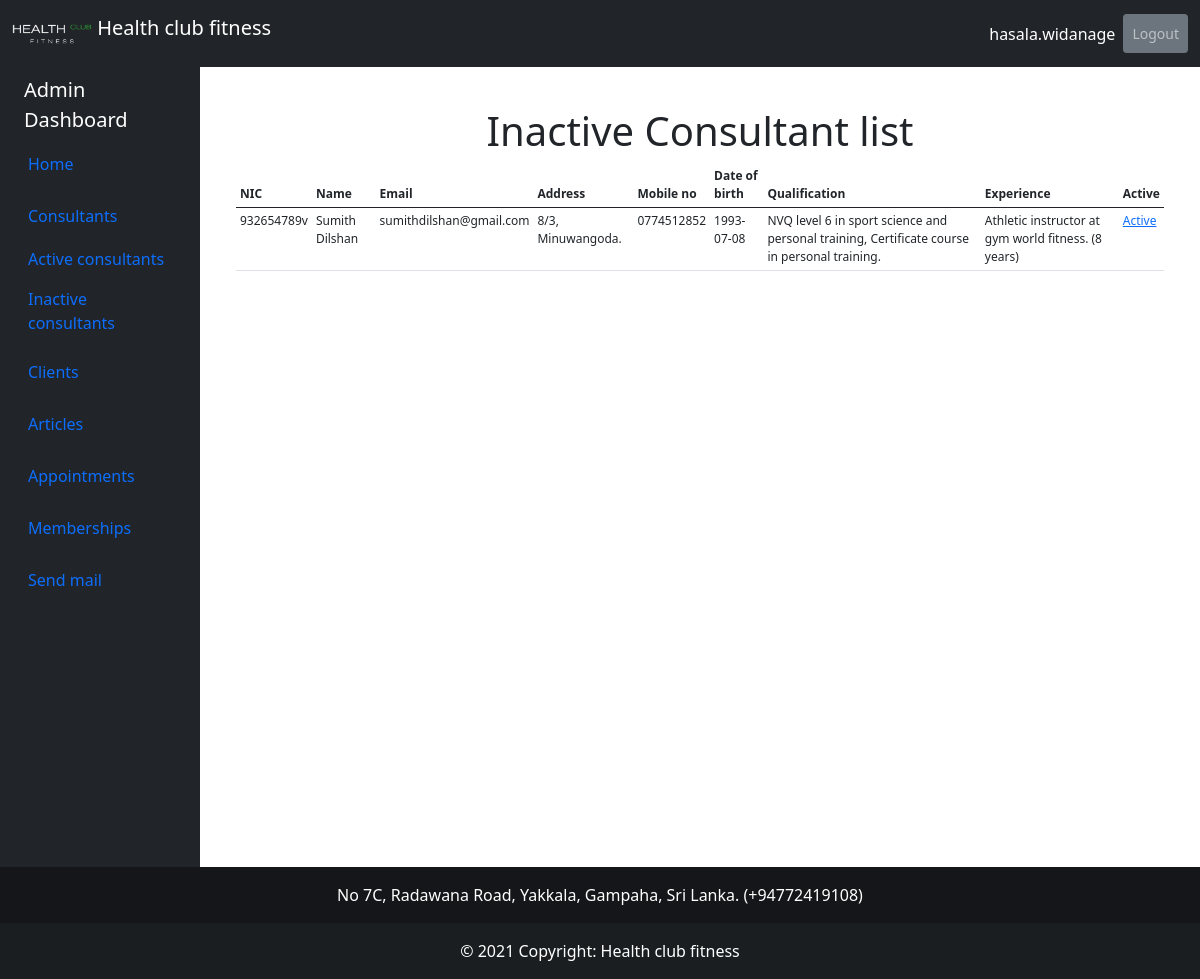
The app's page /consultant_list_inactive.php (signed in) with its own data.
### tables this page shows
CREATE TABLE IF NOT EXISTS `consultant` (
  `nic` varchar(15) NOT NULL,
  `name` varchar(50) NOT NULL,
  `username` varchar(20) NOT NULL,
  `email` varchar(50) NOT NULL,
  `address` varchar(100) NOT NULL,
  `mobile_no` varchar(50) NOT NULL,
  `dob` varchar(10) NOT NULL,
  `qualification` varchar(300) NOT NULL,
  `experience` varchar(300) NOT NULL,
  `password` varchar(20) NOT NULL,
  `date_joined` timestamp NOT NULL DEFAULT CURRENT_TIMESTAMP,
  `deletion_indicator` varchar(20) DEFAULT NULL,
  PRIMARY KEY (`nic`)
);

### consultant_list_inactive.php (the view, shortened to what this page needs)
<?php
include "connection/connection2.php";
  $inactive_consultant_list = '';
  $query = "SELECT nic,name,email,address,mobile_no,dob,qualification,experience FROM consultant WHERE deletion_indicator ='x' ORDER BY name";
  $inactive_consultants = mysqli_query($connection, $query);
    while ($inactive_consultant = mysqli_fetch_assoc($inactive_consultants)) {
      $inactive_consultant_list .= "<tr>";
      $inactive_consultant_list .= "<td>{$inactive_consultant['nic']}</td>";
      $inactive_consultant_list .= "<td>{$inactive_consultant['name']}</td>";
      $inactive_consultant_list .= "<td>{$inactive_consultant['email']}</td>";
      $inactive_consultant_list .= "<td>{$inactive_consultant['address']}</td>";
      $inactive_consultant_list .= "<td>{$inactive_consultant['mobile_no']}</td>";
      $inactive_consultant_list .= "<td>{$inactive_consultant['dob']}</td>";
      $inactive_consultant_list .= "<td>{$inactive_consultant['qualification']}</td>";
      $inactive_consultant_list .= "<td>{$inactive_consultant['experience']}</td>";
      $inactive_consultant_list .= "<td><a href=consultant_active.php?nic={$inactive_consultant['nic']}>Active</a></td>";
      $inactive_consultant_list .= "</tr>";
    }
 ?>
<!DOCTYPE html>
<html lang="en">
<head>
    <link href="https://cdn.jsdelivr.net/npm/bootstrap@5.0.1/dist/css/bootstrap.min.css" rel="stylesheet">
</head>
<body>
<nav class="navbar navbar-expand-lg navbar-dark bg-dark ">
  <div class="container-fluid">
    <a class="navbar-brand" href="#">
    <img src="image/logo/HealthClubLogo.png" alt="" width="80" height="40" class="d-inline-block align-text-top">
        Health club fitness</a>
    <div class="collapse navbar-collapse" id="navbarNav">
      <ul class="navbar-nav ms-auto mb-2 mb-lg-0">
        <li class="nav-item ">
          <a class="nav-link active"><?php echo $_SESSION['AdminUser']; ?></a>
        </li>
        <li class="nav-item">
          <a class="nav-link btn btn-secondary btn-sm" role="button" href = "logout.php">Logout</a>
        </li>
      </ul>
    </div>
  </div>
</nav>
<div class="container-fluid">
    <div class="row flex-nowrap">
        <div class="col-auto col-md-3 col-xl-2 px-sm-2 px-0 bg-dark">
            <div class="d-flex flex-column align-items-center align-items-sm-start px-3 pt-2 text-white min-vh-100">
                <span class="fs-5 d-none d-sm-inline">Admin Dashboard</span>
                <ul class="nav nav-pills flex-column mb-sm-auto mb-0 align-items-center align-items-sm-start" id="menu">
                    <li class="nav-item">
                        <a href="admin_dashboard.php" class="nav-link align-middle px-0">
                            <i class="fs-4 bi-house"></i> <span class="ms-1 d-none d-sm-inline">Home</span>
                        </a>
                    </li>
                    <li>
                        <a href="#submenu1" data-bs-toggle="collapse" class="nav-link px-0 align-middle">
                            <i class="fs-4 bi-speedometer2"></i> <span class="ms-1 d-none d-sm-inline">Consultants</span> </a>
                        <ul class="collapse show nav flex-column ms-1" id="submenu1" data-bs-parent="#menu">
                            <li class="w-100">
                                <a href="consultant_list.php" class="nav-link px-0"> <span class="d-none d-sm-inline">Active consultants</span> </a>
                            </li>
                            <li>
                                <a href="#" class="nav-link px-0"> <span class="d-none d-sm-inline">Inactive consultants</span> </a>
                            </li>
                        </ul>
                    </li>
                    <li>
                        <a href="#submenu2" data-bs-toggle="collapse" class="nav-link px-0 align-middle ">
                            <i class="fs-4 bi-bootstrap"></i> <span class="ms-1 d-none d-sm-inline">Clients</span></a>
                    </li>
                    <li class="nav-item">
                        <a href="article_upload.php" class="nav-link align-middle px-0">
                            <i class="fs-4 bi-house"></i> <span class="ms-1 d-none d-sm-inline">Articles</span>
                        </a>
                    </li>
                    <li class="nav-item">
                        <a href="appointment_list.php" class="nav-link align-middle px-0">
                            <i class="fs-4 bi-house"></i> <span class="ms-1 d-none d-sm-inline">Appointments</span>
                        </a>
                    </li>
                    <li class="nav-item">
                        <a href="membership_fee.php" class="nav-link align-middle px-0">
                            <i class="fs-4 bi-house"></i> <span class="ms-1 d-none d-sm-inline">Memberships</span>
                        </a>
                    </li>
                    <li class="nav-item">
                        <a href="email_send.php" class="nav-link align-middle px-0">
                            <i class="fs-4 bi-house"></i> <span class="ms-1 d-none d-sm-inline">Send mail</span>
                        </a>
                    </li>
                </ul>
            </div>
        </div>
        <div class="col py-3">
<div class="table-responsive px-4">
  <h5 class="display-6 text-center">Inactive Consultant list</h5>
  <table  class="display table table-sm" style="font-size: 12px;">
    <thead>
      <tr>
        <th>NIC</th>
        <th>Name</th>
        <th>Email</th>
        <th>Address</th>
        <th>Mobile no</th>
        <th>Date of birth</th>
        <th>Qualification</th>
        <th>Experience</th>
        <th>Active</th>
      </tr>
    </thead>
      <tbody>
      <?php echo $inactive_consultant_list; ?>
      </tbody>
  </table>
</div>
        </div>
    </div>
</div>
<footer class="bg-dark text-center text-white">
    <div class="text-center p-3" style="background-color: rgba(0, 0, 0, 0.4);">
        No 7C, Radawana Road, Yakkala, Gampaha, Sri Lanka. (+94772419108)
    </div>
    <div class="text-center p-3" style="background-color: rgba(0, 0, 0, 0.2);">
    © 2021 Copyright: Health club fitness
    </div>
</footer>
</body>
</html>

### records on screen
consultant: nic "932654789v", name "Sumith Dilshan", email "sumithdilshan@gmail.com", address "8/3, Minuwangoda.", mobile_no "0774512852", dob "1993-07-08", qualification "NVQ level 6 in sport science and personal training, Certificate course in personal training.", experience "Athletic instructor at gym world fitness. (8 years)"

### other values on screen
$_SESSION['AdminUser'] "hasala.widanage"
